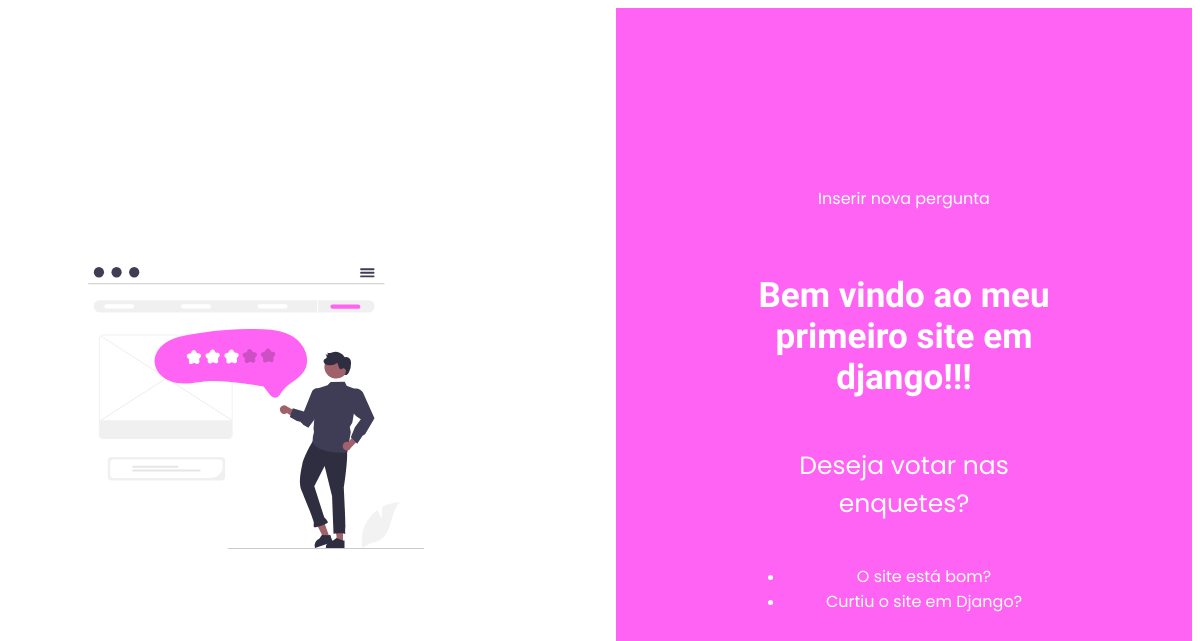
/polls/, run on an earlier commit of the app's database.
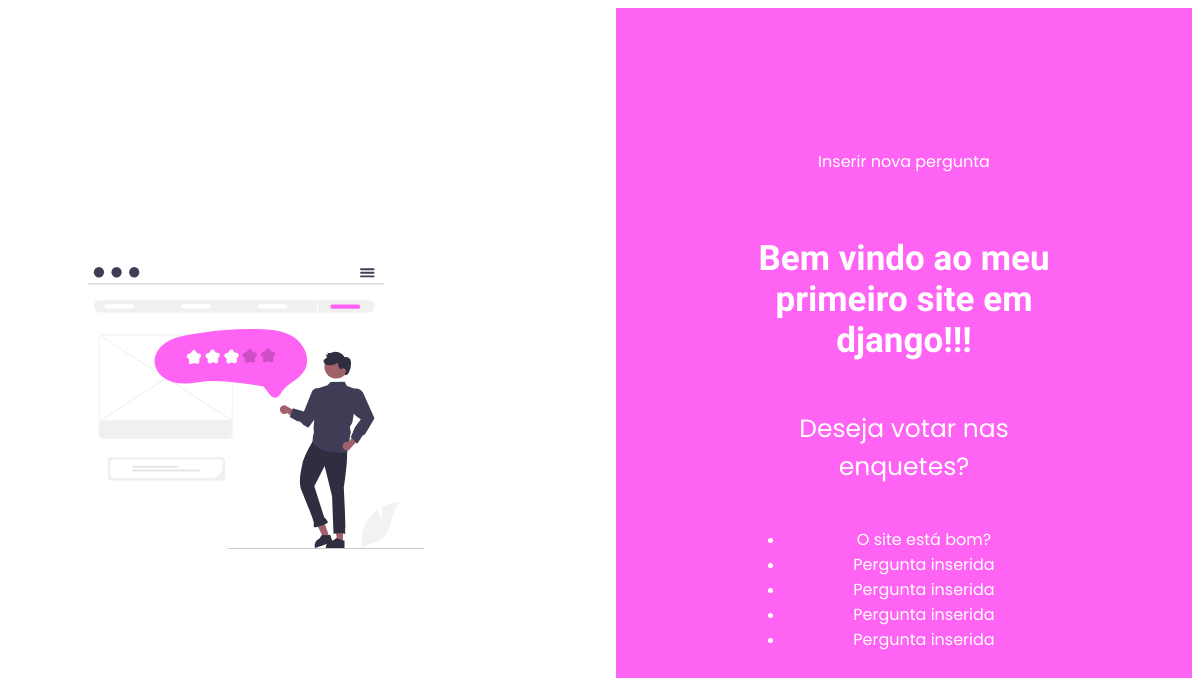
And on a later commit of the database.
### polls/models.py (models this page shows, shortened)
class Question(models.Model):
    question_text = models.CharField(max_length=200)
    pub_date = models.DateTimeField('date_published')

### polls/views.py (the view)
# urls.py: path('', views.index, name='index'),
def index(request):
    latest_question_list = Question.objects.order_by('-pub_date')[:5]
    context = {'latest_question_list': latest_question_list}
    return render(request,'polls/index.html', context)

### template/polls/index.html (shortened to what this page needs)
{% load static %}
<!DOCTYPE html>
<html lang="en">
<head>
    <link rel="stylesheet" type="text/css" href="{% static '/css/index.css' %}" />
</head>
<div class="index">
    <aside>
        <img src="{%static '/img/voto.svg' %}" alt='pessoa votando' class="img"/>
    </aside>
    <main>
        <div class="main-content">
            <a href="{% url 'polls:insert' %}" class="button-insert">Inserir nova pergunta</a>
        <h1>Bem vindo ao meu primeiro site em django!!!</h1>
        <p class="vote">Deseja votar nas enquetes?</p>
        {% if latest_question_list %}
            <ul>
                {% for question in latest_question_list %}
                    <li><a href="{% url 'polls:vote' question.id %}">{{ question.question_text}}</a></li>
                {% endfor %}
            </ul>
        {% else %}
            <p>No polls are available.</p>
        {% endif %}
        </div>
        </main>
</div>
</html>

What changed in the data, as far as the page shows it:
no longer on this page (row unchanged): Question: question_text "Curtiu o site em Django?"
added Question: question_text "Pergunta inserida"
added Question: question_text "Pergunta inserida"
added Question: question_text "Pergunta inserida"
added Question: question_text "Pergunta inserida"
